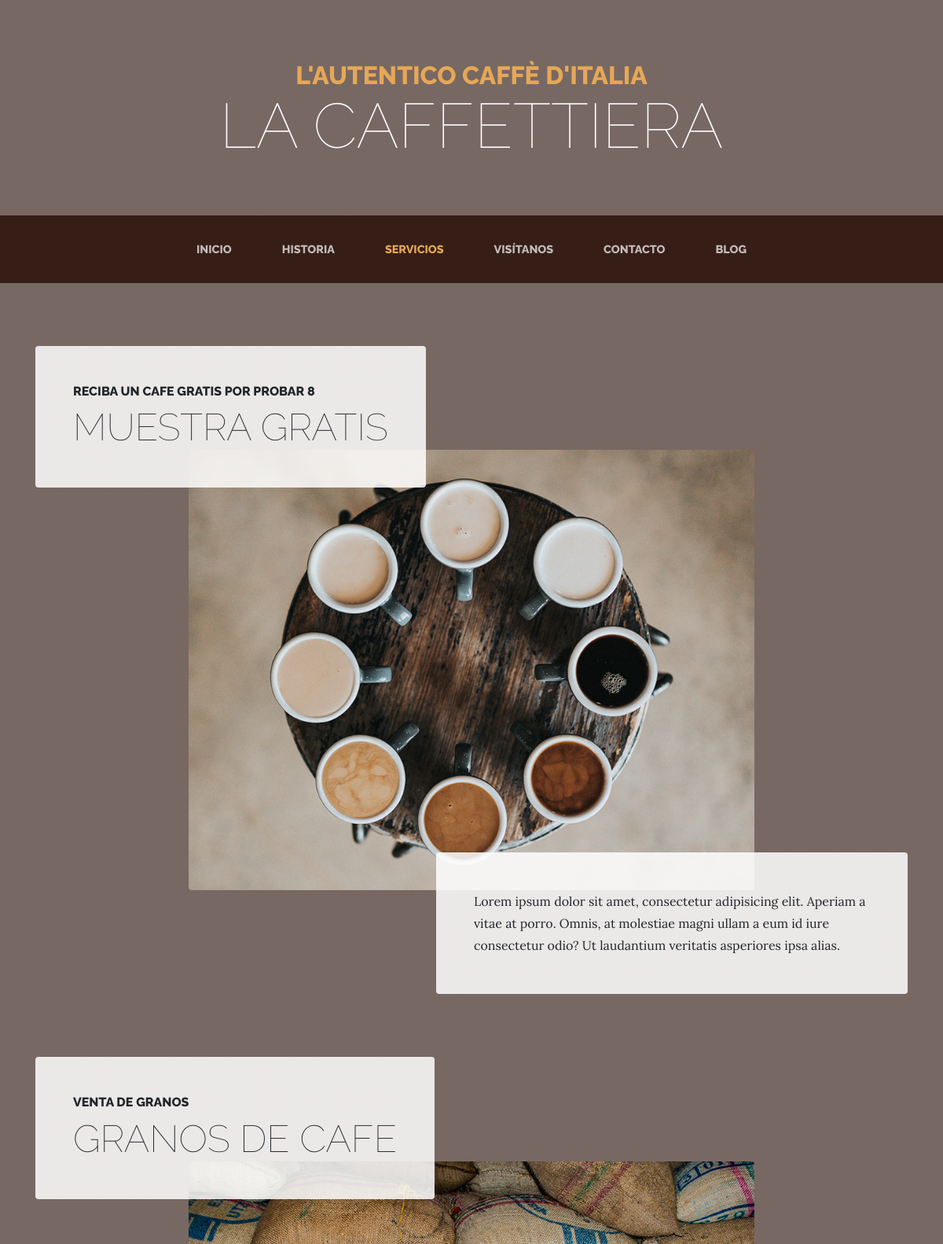
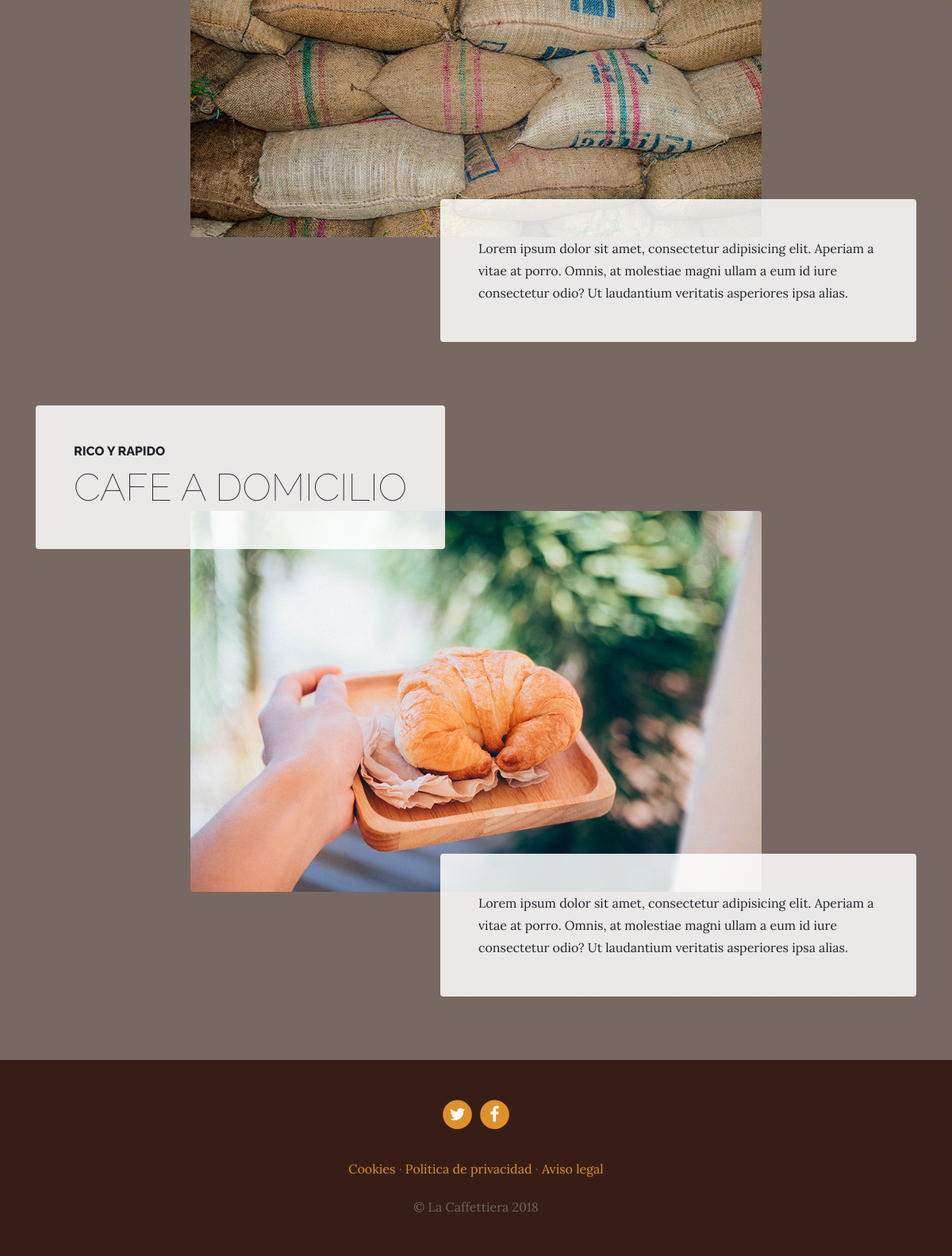
Page /services/ on the committed database (2 pictures, top to bottom).
### services/models.py (models this page shows, shortened)
class Service(models.Model):
    title = models.CharField(max_length=200, verbose_name='titulo')
    subtitle = models.CharField(max_length=200, verbose_name='subtitulo')
    content = models.TextField(verbose_name='contenido')
    image = models.ImageField(upload_to="services",verbose_name='imagen') # upload_to para que suba los archivos a services en media despues de estar configurado
    created = models.DateTimeField(auto_now_add=True, verbose_name="Fecha de creación")
    updated = models.DateTimeField(auto_now=True, verbose_name="Fecha de edición")
    class Meta:
        verbose_name = "servicio"
        verbose_name_plural = "servicios"
        ordering = ['created']

### pages/models.py (models this page shows, shortened)
class Page(models.Model):
    title = models.CharField(verbose_name="Titulo",max_length=200)
    content = RichTextField(verbose_name="Contenido")
    created = models.DateTimeField(auto_now_add=True, verbose_name="Fecha de creación")
    updated = models.DateTimeField(auto_now=True, verbose_name="Fecha de edición")
    order = models.SmallIntegerField(verbose_name="Orden",default=0) # para tener un orden definido creamos el atributo en el modelo y en el Meta lo añadimos al array ordering
    class Meta:
        verbose_name = "página"
        verbose_name_plural = "páginas"
        ordering = ['order','title']

### services/views.py (the view)
# urls.py: path('',views.services,name="services"),
def services(request):
    services = Service.objects.all()
    return render(request,'services/services.html',{'services':services})

### pages/templatetags/pages_extras.py (called while the page is built)
@register.simple_tag
def get_page_list():
    pages = Page.objects.all()
    return pages

### social/processors.py (called while the page is built)
def ctx_dict(request):
    ctx = {}
    links = Link.objects.all()
    for link in links:
        ctx[link.key] = link.url
    return ctx

### services/templates/services/services.html (shortened to what this page needs)
{% extends 'core/base.html'%}
{% load static %}
{% block content %}
  {% for service in services reversed%}
    <section class="page-section">
      <div class="container">
        <div class="product-item">
          <div class="product-item-title d-flex">
            <div class="bg-faded p-5 d-flex mr-auto rounded">
              <h2 class="section-heading mb-0">
                <span class="section-heading-upper">{{service.subtitle}}</span>
                <span class="section-heading-lower">{{service.title}}</span>
              </h2>
            </div>
          </div>
          <img class="product-item-img mx-auto d-flex rounded img-fluid mb-3 mb-lg-0" src="{{service.image.url}}" alt="Imagen">
          <div class="product-item-description d-flex ml-auto">
            <div class="bg-faded p-5 rounded">
              <p class="mb-0">{{service.content}}</p>
            </div>
          </div>
        </div>
      </div>
      </section>
    {% endfor %}
{% endblock  %}

### core/templates/core/base.html (shortened to what this page needs)
<!DOCTYPE html>
<html lang="es">
  <head>
    {% load static %}
    <link href="{% static 'core/vendor/bootstrap/css/bootstrap.min.css'%}" rel="stylesheet">
    <link href="{% static 'core/vendor/font-awesome/css/font-awesome.min.css'%}" rel="stylesheet" type="text/css">
    <link href="{% static 'core/css/business-casual.css'%}" rel="stylesheet">
  </head>
  <body>
    <h1 class="site-heading text-center text-white d-none d-lg-block">
      <span class="site-heading-upper text-primary mb-3">L'autentico caffè d'italia</span>
      <span class="site-heading-lower">La Caffettiera</span>
    </h1>
    <nav class="navbar navbar-expand-lg navbar-dark py-lg-4" id="mainNav">
      <div class="container">
        <div class="collapse navbar-collapse" id="navbarResponsive">
          <ul class="navbar-nav mx-auto">
            <li class="nav-item {%if request.path == '/'%}active{%endif%} px-lg-4">
              <a class="nav-link text-uppercase text-expanded" href="{% url 'home' %}">Inicio</a>
            </li>
            <li class="nav-item {%if request.path == '/about/'%}active{%endif%} px-lg-4">
              <a class="nav-link text-uppercase text-expanded" href="{% url 'about' %}">Historia</a>
            </li>
            <li class="nav-item {%if request.path == '/services/'%}active{%endif%} px-lg-4">
              <a class="nav-link text-uppercase text-expanded" href="{% url 'services' %}">Servicios</a>
            </li>
            <li class="nav-item {%if request.path == '/store/'%}active{%endif%} px-lg-4">
              <a class="nav-link text-uppercase text-expanded" href="{% url 'store' %}">Visítanos</a>
            </li>
            <li class="nav-item {%if request.path == '/contact/'%}active{%endif%} px-lg-4">
              <a class="nav-link text-uppercase text-expanded" href="{% url 'contact' %}">Contacto</a>
            </li>
            <li class="nav-item {%if request.path|slice:':6' == '/blog/'%}active{%endif%} px-lg-4">
              <a class="nav-link text-uppercase text-expanded" href="{% url 'blog' %}">Blog</a>
            </li>
          </ul>
        </div>
      </div>
    </nav>
    {% block content %}{% endblock %}
    <footer class="footer text-faded text-center py-5">
        <div class="container">
          <p class="m-0">
              {% if LINK_TWITTER %}
              <a href="{{LINK_TWITTER}}" class="link">
                <span class="fa-stack fa-lg">
                  <i class="fa fa-circle fa-stack-2x"></i>
                  <i class="fa fa-twitter fa-stack-1x fa-inverse"></i>
                </span>
              </a>
              {% endif %}
              {% if LINK_FACEBOOK %}
              <a href="{{LINK_FACEBOOK}}" class="link">
                <span class="fa-stack fa-lg">
                  <i class="fa fa-circle fa-stack-2x"></i>
                  <i class="fa fa-facebook fa-stack-1x fa-inverse"></i>
                </span>
              </a>
              {% endif %}
          </p>
          <p class="m-0 mbt">
              {% load pages_extras %}
              {% get_page_list as page_list %}
              {% for page in page_list %}
                <a href="{% url 'page' page.id page.title|slugify %}" class="link">{{page.title}}</a>{% if not forloop.last %} · {% endif %}
              {% endfor %}
          </p>
          <p class="m-0 mbt1">&copy; La Caffettiera 2018</p>
        </div>
      </footer>
    </body>
  </html>

### core/static/core/css/business-casual.css (style rules this page uses)
body { font-family: 'Lora'; background: linear-gradient(rgba(47, 23, 15, 0.65), rgba(47, 23, 15, 0.65)), url("../img/bg.jpg"); background-attachment: fixed; background-position: center; background-size: cover; }
h1, h2, h3, h4, h5, h6 { font-family: 'Raleway'; }
p { line-height: 1.75; }
.text-faded { color: rgba(255, 255, 255, 0.3); }
.site-heading { margin-top: 5rem; margin-bottom: 5rem; text-transform: uppercase; line-height: 1; font-family: 'Raleway'; }
.site-heading .site-heading-upper { display: block; font-size: 2rem; font-weight: 800; }
.site-heading .site-heading-lower { font-size: 5rem; font-weight: 100; line-height: 4rem; }
.page-section { margin-top: 5rem; margin-bottom: 5rem; }
.section-heading { text-transform: uppercase; }
.section-heading .section-heading-upper { display: block; font-size: 1rem; font-weight: 800; padding-bottom:.5rem; }
.section-heading .section-heading-lower { display: block; font-size: 3rem; font-weight: 100; }
.bg-faded { background-color: rgba(255, 255, 255, 0.85); }
#mainNav { background-color: rgba(47, 23, 15, 0.9); font-family: 'Raleway'; }
#mainNav .navbar-nav .nav-item .nav-link { color: rgba(255, 255, 255, 0.7); font-weight: 800; }
#mainNav .navbar-nav .nav-item.active .nav-link { color: #e6a756; }
@media (min-width: 992px) { #mainNav .navbar-nav .nav-item .nav-link { font-size: 0.9rem; } }
@media (min-width: 992px) { .product-item .product-item-title { position: relative; z-index: 1; margin-bottom: -3rem; } }
@media (min-width: 992px) { .product-item .product-item-img { position: relative; z-index: 0; max-width: 60vw; } }
@media (min-width: 992px) { .product-item .product-item-description { position: relative; z-index: 1; margin-top: -3rem; max-width: 50vw; } }
.footer { background-color: rgba(47, 23, 15, 0.9); }
.text-primary { color: #e6a756 !important; }
.mbt { padding-top: 2rem; }
.mbt1 { padding-top: 1.25rem; }
a.link { color: #df902a; }

### rows in the picture
Service: subtitle "RECIBA UN CAFE GRATIS POR PROBAR 8", title "MUESTRA GRATIS", image (picture), content "Lorem ipsum dolor sit amet, consectetur adipisicing elit. Aperiam a vitae at porro. Omnis, at molestiae magni ullam a eum id iure consectetur odio? Ut laudantium veritatis asperiores ipsa alias."
Service: subtitle "VENTA DE GRANOS", title "GRANOS DE CAFE", image (picture), content "Lorem ipsum dolor sit amet, consectetur adipisicing elit. Aperiam a vitae at porro. Omnis, at molestiae magni ullam a eum id iure consectetur odio? Ut laudantium veritatis asperiores ipsa alias."
Service: subtitle "RICO Y RAPIDO", title "CAFE A DOMICILIO", image (picture), content "Lorem ipsum dolor sit amet, consectetur adipisicing elit. Aperiam a vitae at porro. Omnis, at molestiae magni ullam a eum id iure consectetur odio? Ut laudantium veritatis asperiores ipsa alias."
Page: title "Cookies"
Page: title "Politica de privacidad"
Page: title "Aviso legal"
